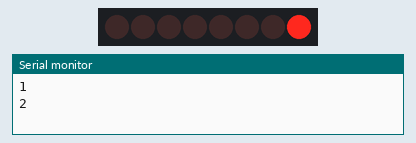
This sketch was run on a simulated Arduino Uno, built with avr-gcc and run on an emulated ATmega328P. On the bench: 8 shift-register outputs drawn as a row of LEDs (first output left, lit = HIGH), the last lines printed to the serial monitor. Wiring (inferred from the names in the program): shift register (74HC595): data pin 12; shift clock pin 9; latch pin 11. Wiring (inferred from the signals the program sends): row of LEDs: on Q0, Q1, Q2, Q3, Q4, Q5, Q6, Q7.

Above: at 0.15 s.
At 5.06 s:
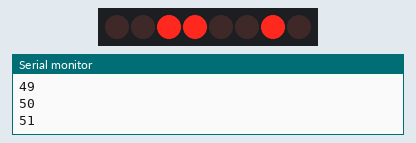
At 10.07 s:
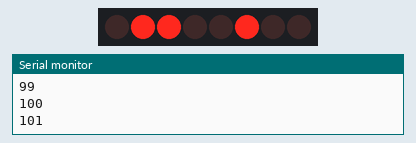
At 20.0 s:
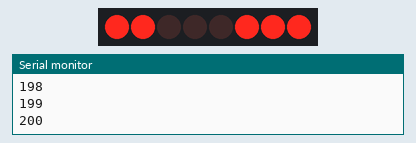
At 29.92 s:
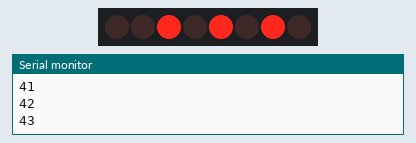
At 39.85 s:
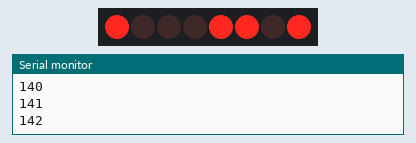
Timing chart, 0 to 40.0 s (numbered marks = the images above):
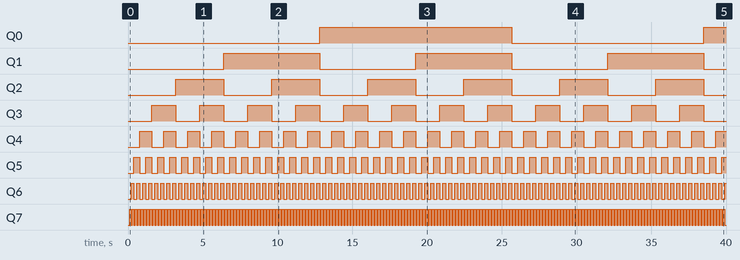

Measured:
- by itself, Q0: LOW → HIGH at 12.8 s, → LOW 12.8 s later, → HIGH 12.8 s later
- by itself, Q1: alternates HIGH for 6.4 s and LOW for 6.4 s
- by itself, Q2: alternates HIGH for 3.2 s and LOW for 3.2 s
- by itself, Q3: alternates HIGH for 1.6 s and LOW for 1.6 s
- by itself, Q4: alternates HIGH for 0.80 s and LOW for 0.80 s
- by itself, Q5: alternates HIGH for 0.40 s and LOW for 0.40 s
- by itself, Q6: alternates HIGH for 0.20 s and LOW for 0.20 s
- by itself, Q7: alternates HIGH for 0.10 s and LOW for 0.10 s

The sketch:

Lesson_43_-_Binary_Counter_Using_74HC595.ino
```cpp
//We are Making a Binary counter using the 74HC595
//Declaring Variables
int LATCH_PIN = 11;
int CLOCK_PIN = 9;
int DATA_PIN = 12;
int DELAY = 100;
byte LEDS = 0x00;


void setup() {
  //Starting Serial Monitor
  Serial.begin(9600);

  //Starting Serial to Parallel Shift Register Pins
  pinMode(LATCH_PIN, OUTPUT);
  pinMode(CLOCK_PIN, OUTPUT);
  pinMode(DATA_PIN, OUTPUT);
}


void loop() {
  //We want to send in data, and in order to do that we must set the latch pin low
  digitalWrite(LATCH_PIN, LOW);

  //Sending Data
  shiftOut(DATA_PIN, CLOCK_PIN, LSBFIRST, LEDS);

  //Set the latch pin back to high
  digitalWrite(LATCH_PIN, HIGH);

  //Adding one to counter everytime the loop runs
  LEDS = LEDS + 1;

  //Setting Maximum value and Resetting Counter
  if (LEDS == 256) {
    LEDS = 0;
  }

  //Printing Counter Value
  Serial.println(LEDS);
  delay(DELAY);
}
```
